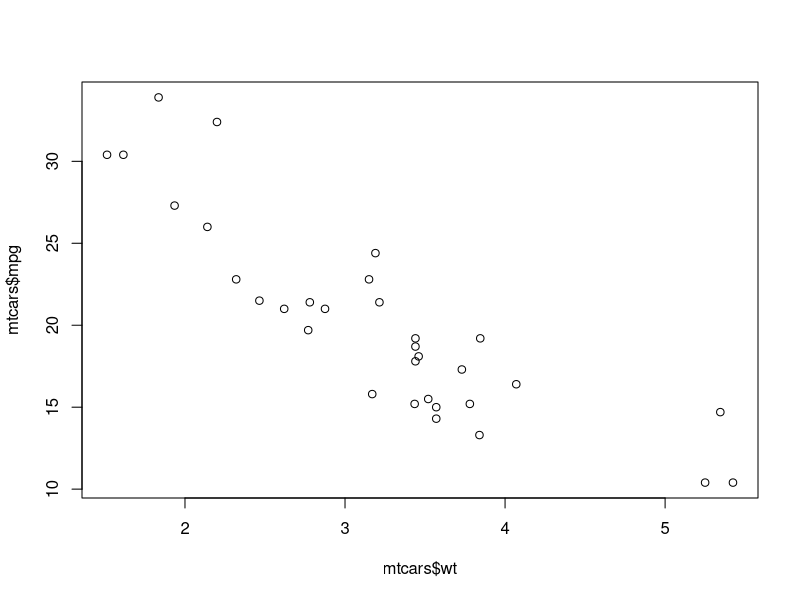
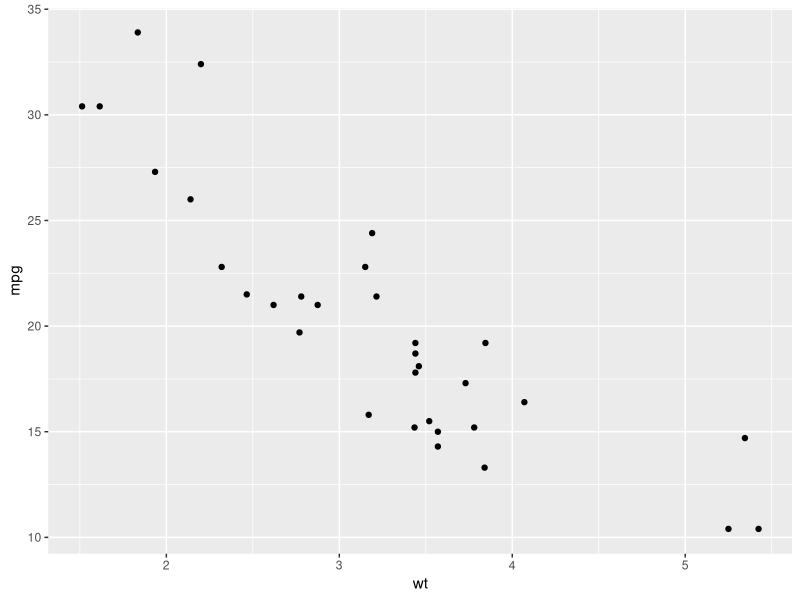
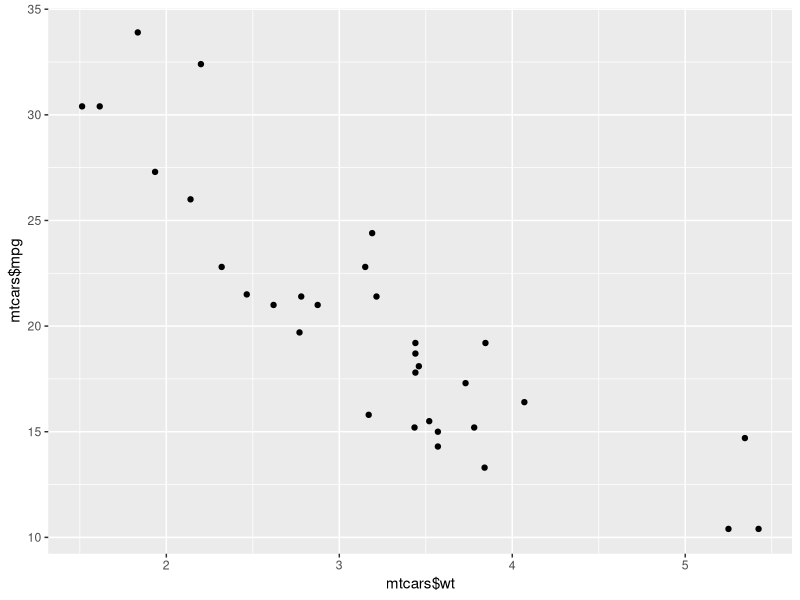
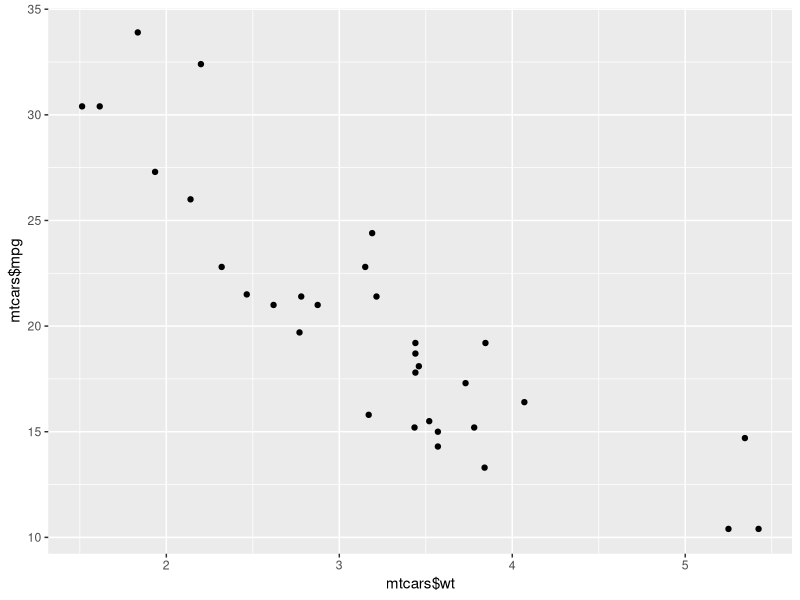
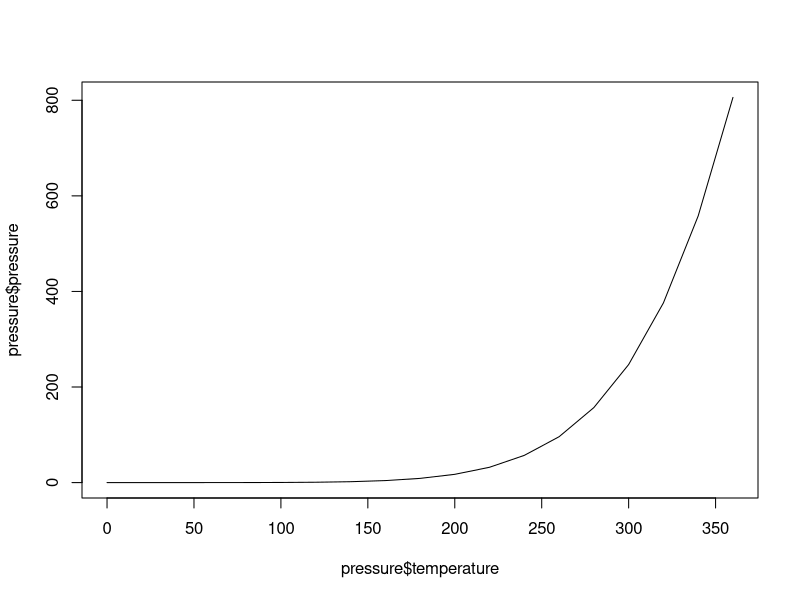
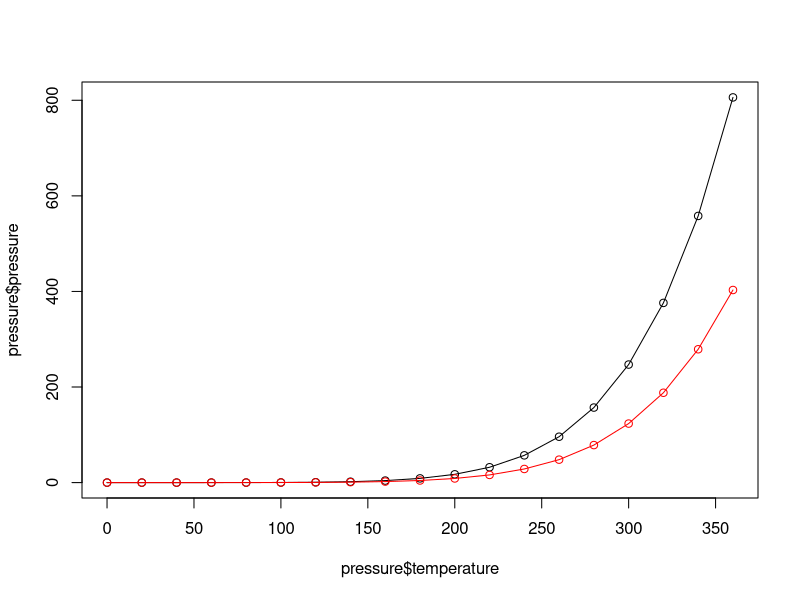
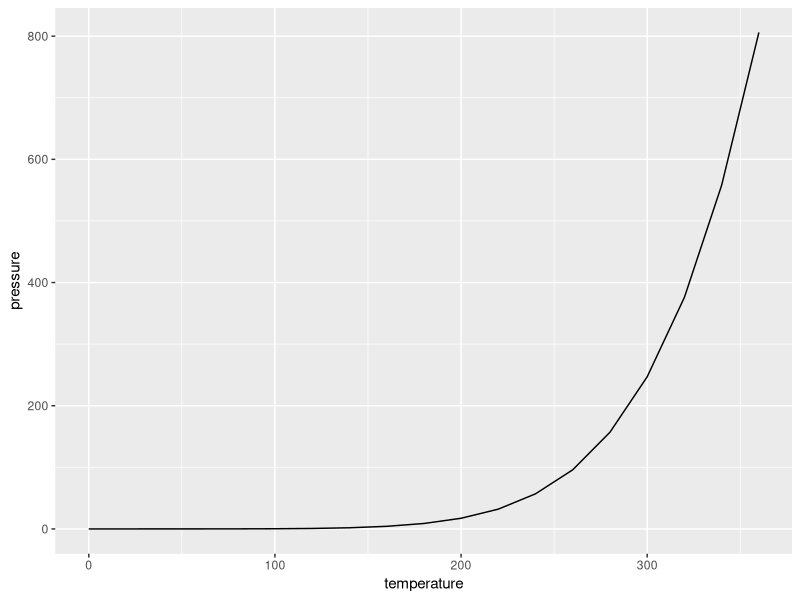
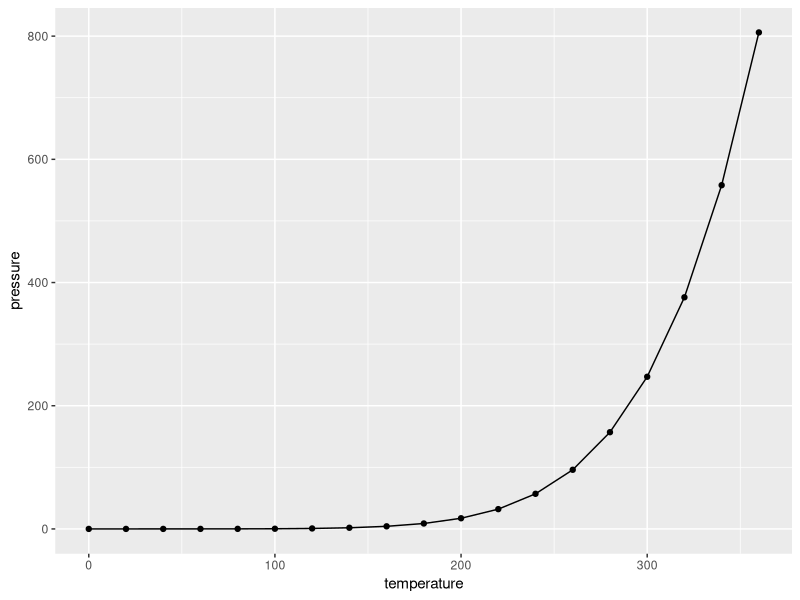

Generate these figures, in order, with R:
plot(mtcars$wt, mtcars$mpg)


library(ggplot2)
ggplot(mtcars, aes(x = wt, y = mpg)) + 
  geom_point()


ggplot(data = NULL, aes(x = mtcars$wt, y = mtcars$mpg)) +
  geom_point()


ggplot(data = NULL, 
       aes(x = mtcars$wt,
           y = mtcars$mpg)) +
  geom_point()


plot(pressure$temperature, pressure$pressure, type = "l")



plot(pressure$temperature, pressure$pressure, type = "l")
points(pressure$temperature, pressure$pressure)

lines(pressure$temperature, pressure$pressure/2, col="red")
points(pressure$temperature, pressure$pressure/2, col="red")


library(ggplot2)

ggplot(pressure, aes(x = temperature, y = pressure)) + 
  geom_line()

ggplot(pressure, aes(x = temperature, y = pressure)) + 
  geom_line() + 
  geom_point()

BOD

barplot(BOD$demand, names.arg = BOD$Time)

barplot(table(mtcars$cyl))

library(ggplot2)

ggplot(BOD, aes(x = Time, y = demand)) + 
  geom_col()


ggplot(BOD, aes(x = factor(Time), y = demand)) + 
  geom_col()


ggplot(data = mtcars, aes(x = cyl)) + 
  geom_bar()

ggplot(data = mtcars, aes(x = factor(cyl))) + 
  geom_bar()

hist(mtcars$mpg)

hist(x = mtcars$mpg, breaks = 10)


library(ggplot2)

ggplot(mtcars, aes(x = mpg)) + 
  geom_histogram()


ggplot(mtcars, aes(x = mpg)) + 
  geom_histogram(binwidth = 4)


plot(ToothGrowth$supp, ToothGrowth$len)


# Formula syntax
boxplot(len ~ supp, data = ToothGrowth)

# Put interaction of two variables on x-axis
boxplot(len ~ supp + dose, data = ToothGrowth)


library(ggplot2)

ggplot(ToothGrowth, aes(x = supp, y = len)) + 
  geom_boxplot()


ggplot(data = ToothGrowth,
       aes(x = interaction(supp, dose), y = len)) + 
  geom_boxplot()


curve(x^3 - 5*x, from = -4, to = 4)


# Plot a user-defined function

myfun <- function(xvar){
  1/(1 + exp(-xvar + 10))
}

curve(myfun(x), from = 0, to = 20)

# Add a line:
curve(1 - myfun(x), add = TRUE, col = "red")

library(ggplot2)

ggplot(data = data.frame(x = c(0, 20)), aes(x = x)) + 
  stat_function(fun = myfun, geom = "line")


